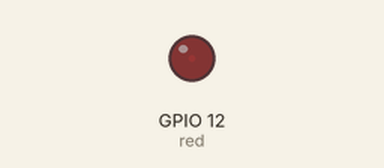
Bench run of a program on a simulated Raspberry Pi (BCM pin numbers). On the bench: output pins drawn as LEDs (lit = HIGH).

Above: at 0.05 s.
At 0.9 s:
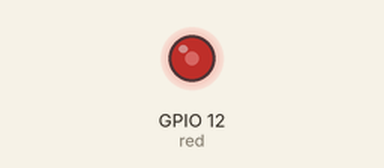
At 1.8 s:
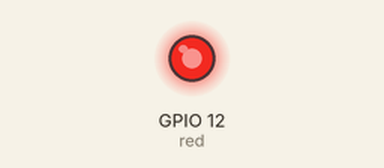
At 3.6 s:
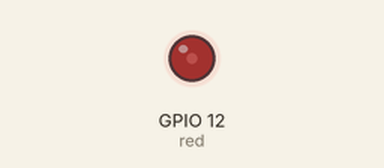
Timing chart, 0 to 7.9 s (numbered marks = the images above):
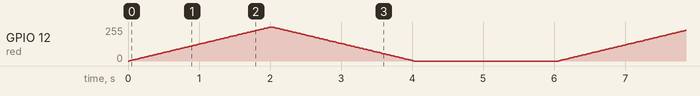

The program:

Oef8.1a.py
```python
import time
import RPi.GPIO as GPIO

red = 12

GPIO.setmode(GPIO.BCM)
GPIO.setup(red, GPIO.OUT)

p = GPIO.PWM(red, 50)  # channel=14  frequency=50Hz
p.start(0)


while True:
    for dc in range(0, 101):
        p.ChangeDutyCycle(dc)
        time.sleep(0.02)
    for dc in range(100, -1, -1):
        p.ChangeDutyCycle(dc)
        time.sleep(0.02)
    time.sleep(2)


p.stop()
GPIO.cleanup()
```
